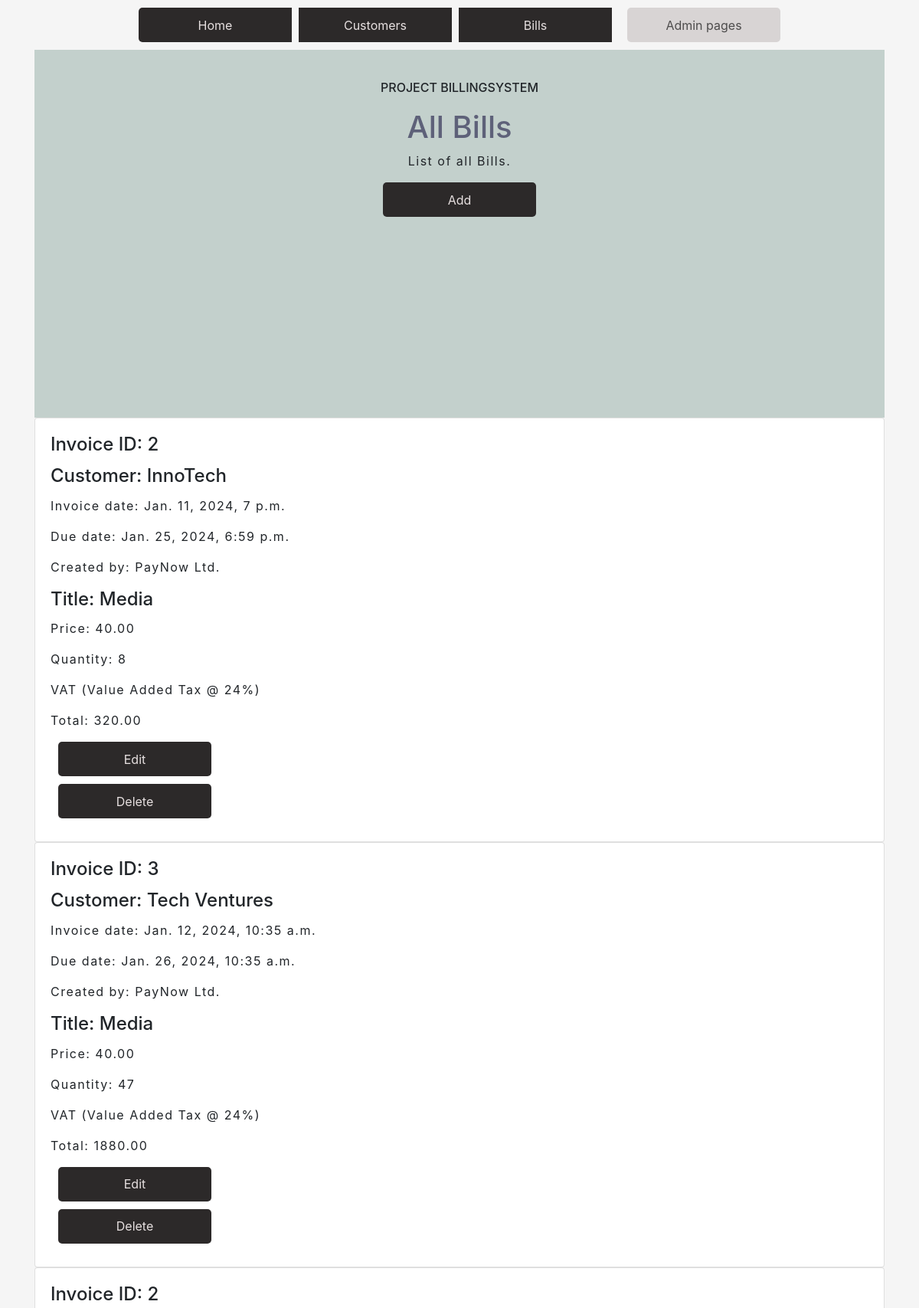
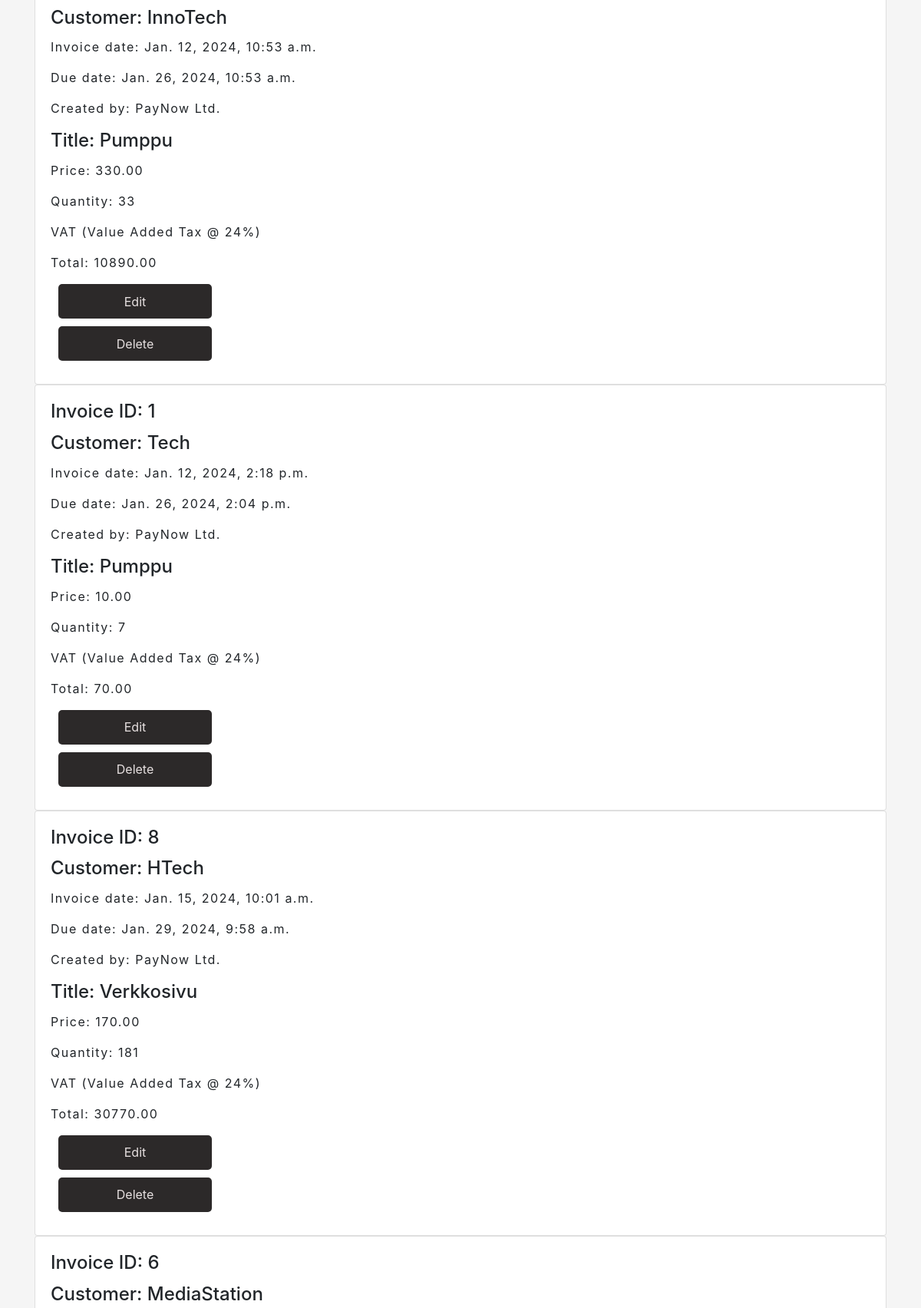
Screenshot of /invoicerowlist/ (upper part) with the database file from the repository (2 pictures, top to bottom).
### app/models.py (models this page shows, shortened)
class InvoiceRows(models.Model):
    title = models.CharField(max_length = 100, default=None, blank=True, null=True)
    price = models.DecimalField(max_digits = 10, decimal_places=2, default=Decimal('0.00'), blank=True, null=True)
    quantity = models.IntegerField(default = 0, null=True)
    total = models.DecimalField(max_digits = 10, decimal_places=2, default=Decimal('0.00'), null=True)
    total_with_tax = models.DecimalField(max_digits=10, decimal_places=2, default=Decimal('0.00'), null=True)
    invoice = models.ForeignKey(Invoice, on_delete =models.PROTECT)
    vat = models.ForeignKey(Vat, on_delete =models.PROTECT, blank=True, null=True)
    vat_amount = models.DecimalField(max_digits=10, decimal_places=2, default=Decimal('0.00'), null=True)

class Invoice(models.Model):
    invoiceDate = models.DateTimeField(auto_now_add=True)
    dueDate = models.DateTimeField(default=datetime.now() + timedelta(days=14)) #time + 14 days
    customerAccount = models.ForeignKey(CustomerAccount, on_delete =models.PROTECT)
    account = models.ForeignKey(Account, on_delete =models.PROTECT)

class CustomerAccount(models.Model):
    name = models.CharField(max_length = 50, default=None)
    address = models.CharField(max_length = 50, default=None)
    phone = models.CharField(max_length = 50, default=None)
    mail = models.CharField(max_length = 50, default=None)
    vat = models.CharField(max_length = 20, default=None)
    account = models.ForeignKey(Account, on_delete =models.PROTECT)

class Account(models.Model):
    name = models.CharField(max_length =20, default=None)
    address = models.CharField(max_length =50, default=None)
    phone = models.CharField(max_length =50, default=None)
    mail = models.CharField(max_length =50, default=None)
    vat = models.CharField(max_length =20, default=None)
    bankAccountNr = models.CharField(max_length =20, default=None)

class Vat(models.Model):
    code = models.CharField(max_length = 50, default="M24")
    description = models.CharField (max_length = 50, default="VAT (Value Added Tax @ 24%)")
    percent = models.DecimalField(max_digits = 5, decimal_places=2, default=Decimal('0.24'))

### app/views.py (the view)
# urls.py: path('invoicerowlist/', invoicerowlistview, name='invoicerowlist'),
def invoicerowlistview(request):
    invoicerowlist = InvoiceRows.objects.all()
    invoicelist = Invoice.objects.all()
    context = {'invoicerow': invoicerowlist, 'invoices': invoicelist}
    return render (request,"invoicerowlist.html", context)

### app/templates/invoicerowlist.html
{% extends 'index.html' %}
{%load static%}
{% block content %}
<section id="main">
    <div class="main-text">
    <h6>Project Billingsystem</h6>
    <h1>All Bills</h1>
    <p>List of all Bills.</p>
    <center>
        <a class="btn" href="/add-invoice">Add</a>
    </center>
    </div>
    </section>
    {% for ir in invoicerow %}
    <div class="customerList">
    <div class="card" style="width: 100%;">
    <div class="card-body">
        <h4 class="card-title">Invoice ID: {{ir.invoice.customerAccount.id}} </h4>
        <h4 class="card-title">Customer: {{ir.invoice.customerAccount.name}}</h4>
        <p class="card-text">Invoice date: {{ir.invoice.invoiceDate}} </p>
        <p class="card-text">Due date: {{ir.invoice.dueDate}} </p>
        <p class="card-text">Created by: {{ir.invoice.account.name}} </p>
        <h4 class="card-title">Title: {{ir.title}}</h4>
        <p class="card-text">Price: {{ir.price}} </p>
        <p class="card-text">Quantity: {{ir.quantity}} </p>
        <p class="card-text">{{ir.vat.description}} </p>
        <p class="card-text"> Total: {{ ir.total }} </p>
        <a href="/edit-invoice-get/{{ir.invoice.id}}/"class="btn" >Edit</a>
        <a href="/confirm-delete-invoice/{{ir.invoice.id}}/" class="btn" >Delete</a>
    </div>
</div>
</div>
{% endfor %}
{% endblock %}

### app/static/style.css (style rules this page uses)
body { background-color: whitesmoke; margin: 0; padding: 0; height: 150vh; }
h1 { color: rgb(94, 97, 121); }
p { letter-spacing: 1.5px; }
h6 { text-transform: uppercase; padding-bottom: 10px; }

### app/static/customers.css (style rules this page uses)
* { margin: 0; padding: 0; box-sizing: border-box; }
body { background-color: whitesmoke; margin: 0; padding: 0; height: 150vh; }
#main { width: 100%; height: 60vh; background-color: rgb(195, 208, 204); text-align: center; justify-content: center; display: flex; }
.main-text { position: absolute; width: 50%; padding: 20px; margin: 20px; }
h1 { color: rgb(94, 97, 121); }
p { letter-spacing: 1.5px; }
h6 { text-transform: uppercase; padding-bottom: 10px; }
.btn { width: 200px; height: 45px; display: flex; justify-content: center; align-items: center; background-color: #2c2929; border-radius: 5px; color:#e7e0e0; margin: 10px; z-index: 5; cursor: pointer; }

### rows the page displays
InvoiceRows: invoice.customerAccount.id "2", invoice.customerAccount.name "InnoTech", invoice.invoiceDate "Jan. 11, 2024, 7 p.m.", invoice.dueDate "Jan. 25, 2024, 6:59 p.m.", invoice.account.name "PayNow Ltd.", title "Media", price "40.00", quantity "8", vat.description "VAT (Value Added Tax @ 24%)", total "320.00"
InvoiceRows: invoice.customerAccount.id "3", invoice.customerAccount.name "Tech Ventures", invoice.invoiceDate "Jan. 12, 2024, 10:35 a.m.", invoice.dueDate "Jan. 26, 2024, 10:35 a.m.", invoice.account.name "PayNow Ltd.", title "Media", price "40.00", quantity "47", vat.description "VAT (Value Added Tax @ 24%)", total "1880.00"
InvoiceRows: invoice.customerAccount.id "2", invoice.customerAccount.name "InnoTech", invoice.invoiceDate "Jan. 12, 2024, 10:53 a.m.", invoice.dueDate "Jan. 26, 2024, 10:53 a.m.", invoice.account.name "PayNow Ltd.", title "Pumppu", price "330.00", quantity "33", vat.description "VAT (Value Added Tax @ 24%)", total "10890.00"
InvoiceRows: invoice.customerAccount.id "1", invoice.customerAccount.name "Tech", invoice.invoiceDate "Jan. 12, 2024, 2:18 p.m.", invoice.dueDate "Jan. 26, 2024, 2:04 p.m.", invoice.account.name "PayNow Ltd.", title "Pumppu", price "10.00", quantity "7", vat.description "VAT (Value Added Tax @ 24%)", total "70.00"
InvoiceRows: invoice.customerAccount.id "8", invoice.customerAccount.name "HTech", invoice.invoiceDate "Jan. 15, 2024, 10:01 a.m.", invoice.dueDate "Jan. 29, 2024, 9:58 a.m.", invoice.account.name "PayNow Ltd.", title "Verkkosivu", price "170.00", quantity "181", vat.description "VAT (Value Added Tax @ 24%)", total "30770.00"
InvoiceRows: invoice.customerAccount.id "6", invoice.customerAccount.name "MediaStation"
